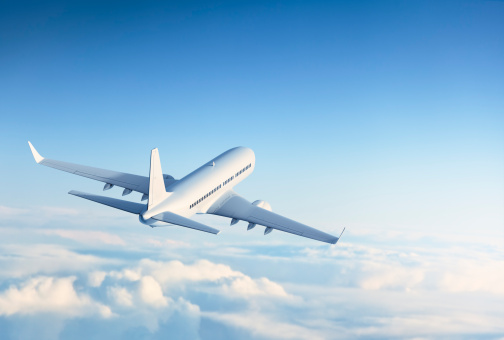
#> input picture data/images/airplane/1.jpg, 504 x 340 px
$ python images.py
#> lines starting #> are read from the running program, lines starting #| are printed output that depends on the picture
### Labelling/backend/paths.py
import os


def standardize_path(path: str) -> str:
    """ Convert a path into its absolute version. Remove redundant slashes
        and convert to a consistent formatting. """
    # Bring the path to a consistent format
    path = os.path.abspath(path)  # Makes absolute path
    path = os.path.normpath(path)  # Convert to consistent format
    path = os.path.normcase(path)  # Convert to consistent case
    return path


# [4 lines that do not run on import are left out]

### Labelling/backend/images.py
import os
from typing import List, Tuple

from PIL import Image

from Labelling.backend.paths import standardize_path
from Labelling.constants.constants import IMAGE_FILE_EXTENSIONS
from Labelling.graphics.popup.popup import show_error

def get_image(img_path: str):
#> called with img_path = '../../data/images/airplane/1.jpg'
    return Image.open(img_path)
#> returned value is the input picture: PIL image 504x340 RGB; mean R, G, B 147.3, 187.8, 217.2


class ImagePaths:
    """ An over-engineered, glorified list of image paths that loads paths lazily."""

    def __init__(self):
        self._img_paths: List[Tuple[str, str, str]] = []
        self._idx = 0

    def __len__(self):
        return len(self._img_paths)

    def __getitem__(self, item):
        return get_image(os.path.join(*self._img_paths[item]))

    def __repr__(self):
        return repr(tuple(map(lambda x: os.path.join(*x), self._img_paths)))

    # Error handling
    def assert_contains_image(self):
        if not len(self._img_paths):
            show_error("No images", "No images are selected for labelling")
            raise ValueError("No images")

    # Get paths
    def get_image_path(self):
        return os.path.join(*self._img_paths[self._idx])

    def get_label_path(self) -> str:
        """Return the current label path of the current label."""
        full_path = self.get_image_path()
        pre, ext = os.path.splitext(full_path)
        r = pre + ".json"
        return r

    # Get images
    def get_image(self):
        self.assert_contains_image()
        return get_image(self.get_image_path())

    def next_image(self):
        self.assert_contains_image()
        self._idx = (self._idx + 1) % len(self._img_paths)
        return get_image(self.get_image_path())

    def prev_image(self):
        self.assert_contains_image()
        self._idx = (self._idx - 1) % len(self._img_paths)
        return get_image(self.get_image_path())

    # Load paths
    def load_dir(self, top_dir_path: str):
        """ Load a directory of images. """
#> called with top_dir_path = '../../data/images/'
        self._idx = 0
        top_dir_path = standardize_path(top_dir_path)
        # Walk dir_path and get all .jpg, .png, etc files
        for dir_path, dir_names, file_names in os.walk(top_dir_path):
            for file_name in file_names:
                _, file_ext = os.path.splitext(file_name)
                if file_ext.lower() in IMAGE_FILE_EXTENSIONS:
                    # Get relative path compared to top-level image directory
                    # We will use this knowledge to make labels in a similar
                    # structure to our images, but in a different top-level
                    # directory
                    rel_dir_path = os.path.relpath(dir_path, top_dir_path)
                    self._img_paths.append((top_dir_path, rel_dir_path, file_name))

    def load_files(self, file_paths: Tuple[str]):
        self._idx = 0
        for file_path in file_paths:
            self.load_file(file_path)

    def load_file(self, file_path: str):
        self._idx = 0
        file_path = standardize_path(file_path)
        _, file_ext = os.path.splitext(file_path)
        if file_ext.lower() in IMAGE_FILE_EXTENSIONS:
            dir_path, file_name = os.path.split(file_path)
            self._img_paths.append((dir_path, "", file_name))
        else:
            raise FileNotFoundError("could not find a valid image file")


if __name__ == "__main__":
    TEST_IMG_FILE_PATH: str = "../../data/images/airplane/1.jpg"
    TEST_IMG_DIR_PATH: str = "../../data/images/"

    test_img_path = TEST_IMG_FILE_PATH
    img = get_image(test_img_path)
    img.show()

    x = ImagePaths()
    x.load_dir(TEST_IMG_DIR_PATH)
    for img in x:
        img.show()
#> this loop made 3 passes
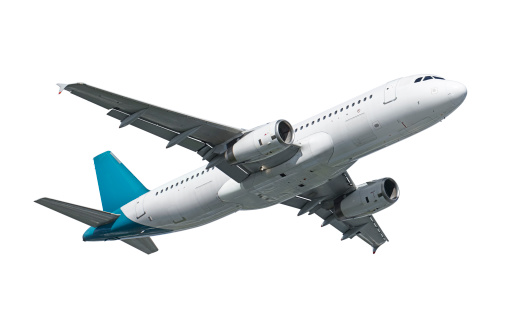
#> input picture data/images/airplane/2.jpg, 526 x 326 px
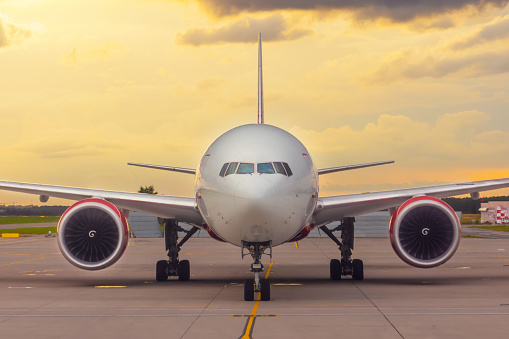
#> input picture data/images/airplane/3.jpg, 509 x 339 px

    y = ImagePaths()
    y.load_file(TEST_IMG_FILE_PATH)
    for img in y:
        img.show()
